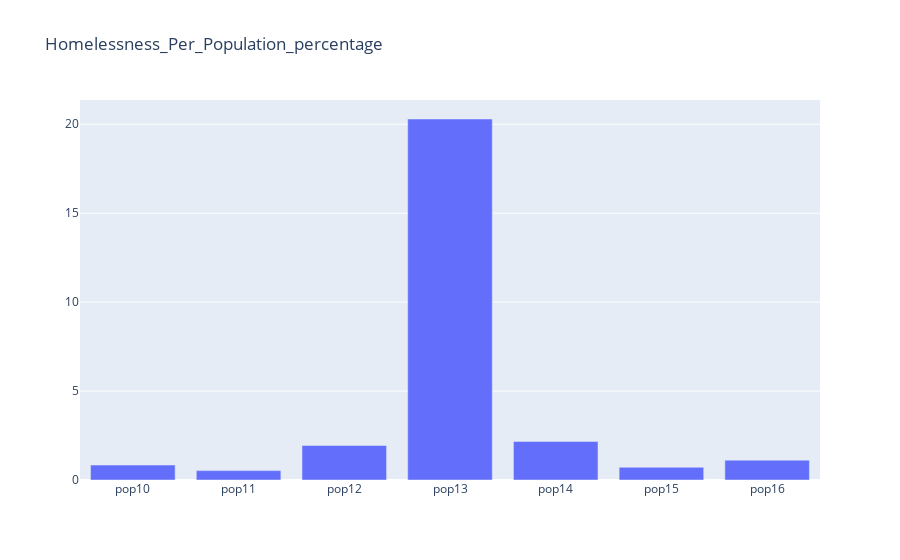

Notebook code for this chart:
### Code cell
x = ['pop10','pop11', 'pop12', 'pop13', 'pop14', 'pop15' , 'pop16']
y = pop_by_state_sum_percentage_measure['Percentage']
# Use the hovertext kw argument for hover text
fig = go.Figure(data=[go.Bar(x=x, y=y,
            hovertext=['State'])])
fig.update_layout(title_text='Homelessness_Per_Population_percentage')
fig.show()

### Figure 1 — Plotly figure (JSON) as saved in the notebook; plotly's stock layout.template omitted (floating-point values rounded to 4 significant figures)
{"data": [{"hovertext": ["State"], "type": "bar", "x": ["pop10", "pop11", "pop12", "pop13", "pop14", "pop15", "pop16"], "y": [0.84, 0.528, 1.941, 20.3, 2.169, 0.716, 1.116, 0.165, 7.928, 2.97, 0.201, 1.068, 0.508, 0.325, 2.271, 1.059, 0.344, 0.973, 1.166, 2.91, 1.532, 0.416, 2.515, 1.271, 1.301, 0.361, 0.259, 1.967, 0.159, 0.561, 0.265, 2.103, 0.498, 1.465, 11.78, 2.009, 0.728, 2.641, 2.503, 0.639, 0.208, 0.86, 0.138, 1.597, 5.389, 0.532, 1.337, 0.078, 0.204, 3.427, 0.981, 0.336]}], "layout": {"title": {"text": "Homelessness_Per_Population_percentage"}}}
